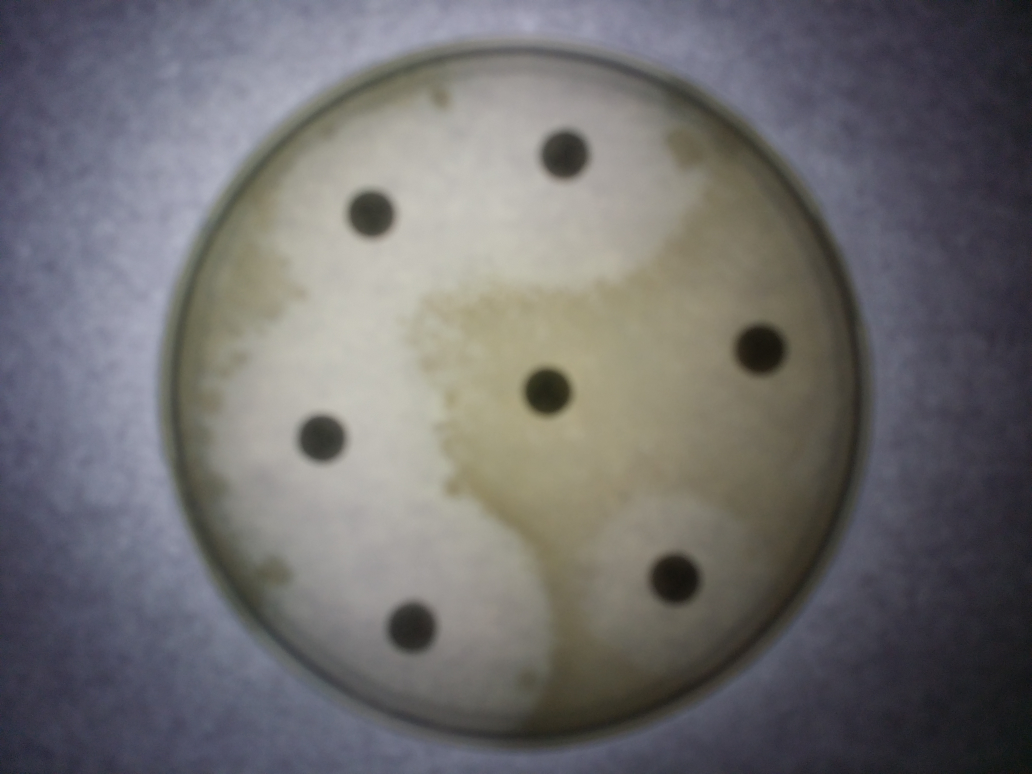
#> input picture test/data/IMG_20160523_095200.jpg, 4128 x 3096 px, found by its file name (shown at 1/4 size)
$ python gradient.py   (older library calls are emulated)
#> lines starting #> are read from the running program, lines starting #| are printed output that depends on the picture

import matplotlib
matplotlib.use('Qt5Agg')


import numpy as np
import cv2
from matplotlib import pyplot as plt


frame = cv2.resize(cv2.imread("IMG_20160523_095200.jpg"),(512,512))
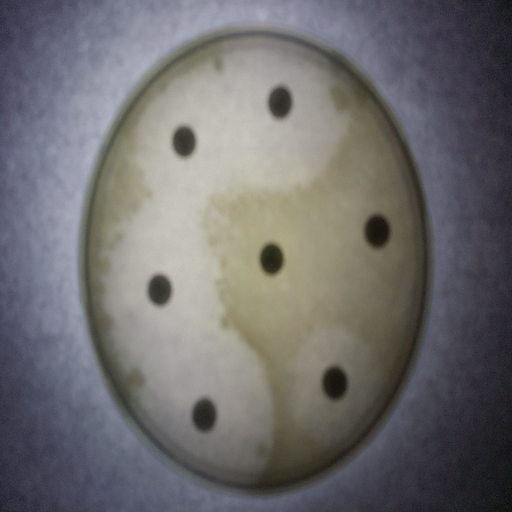
#> frame: shape (512, 512, 3); mean B, G, R 110.2, 109, 110.5

hsv = cv2.cvtColor(frame, cv2.COLOR_BGR2HSV)
#> hsv: shape (512, 512, 3); mean H, S, V 73.1, 37.8, 118.3

lower_red = np.array([30, 120, 50])
upper_red = np.array([255, 255, 180])

mask = cv2.inRange(hsv, lower_red, upper_red)
#> mask: shape (512, 512); every value is 0
res = cv2.bitwise_and(frame, frame, mask=mask)
#> res: shape (512, 512, 3); every value is 0

laplacian = cv2.Laplacian(frame, cv2.CV_64F)
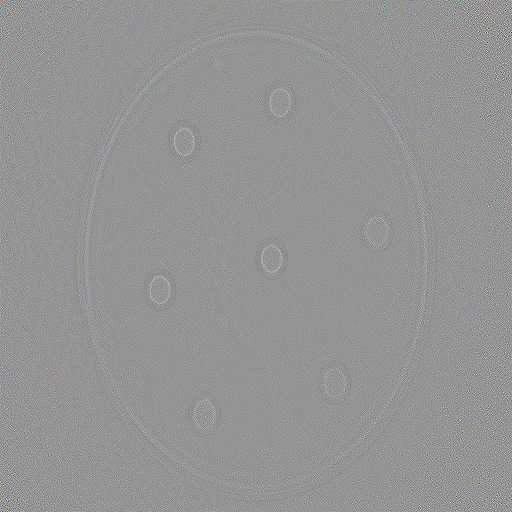
#> laplacian: shape (512, 512, 3) float64; mean B, G, R 0, 0, 0; drawn with min black and max white
sobelx = cv2.Sobel(frame, cv2.CV_64F, 1, 0, ksize=5)
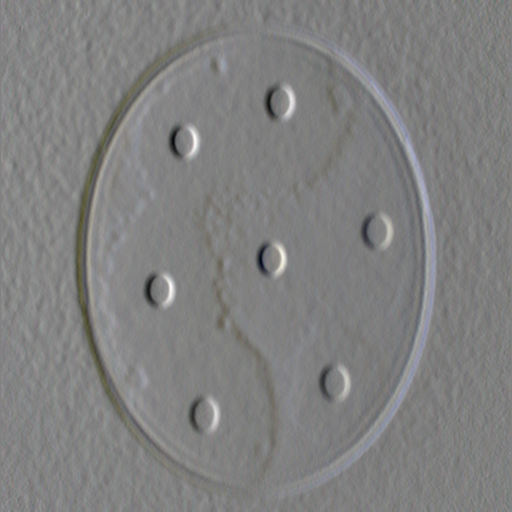
#> sobelx: shape (512, 512, 3) float64; mean B, G, R -11.9, -8.6, -8.2; drawn with min black and max white
sobely = cv2.Sobel(frame, cv2.CV_64F, 0, 1, ksize=5)
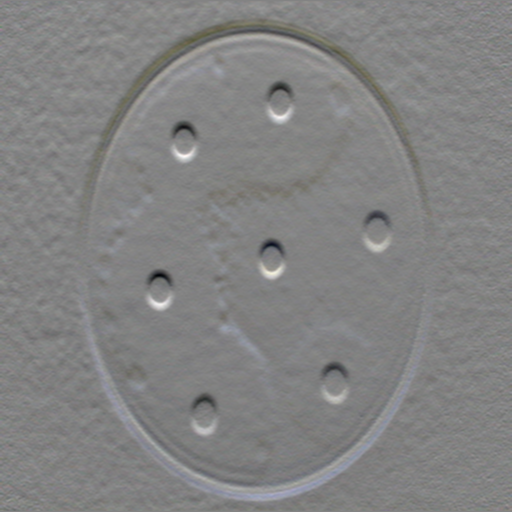
#> sobely: shape (512, 512, 3) float64; mean B, G, R -9.5, -8.2, -8.4; drawn with min black and max white

cv2.imshow('Original', frame)
cv2.imshow('Mask', mask)
cv2.imshow('laplacian', laplacian)
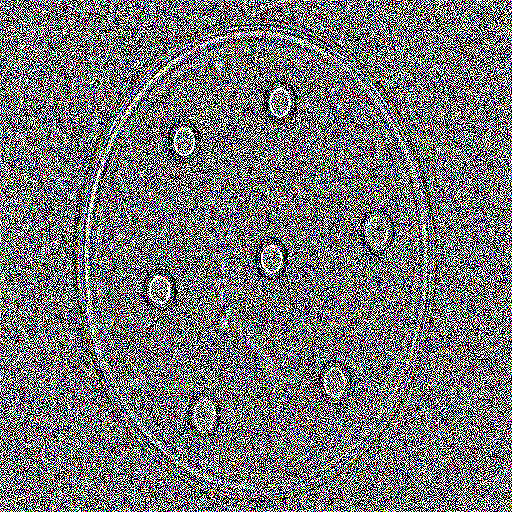
#> window 'laplacian': shape (512, 512, 3); mean B, G, R 117.1, 116.6, 116.9
cv2.imshow('sobelx', sobelx)
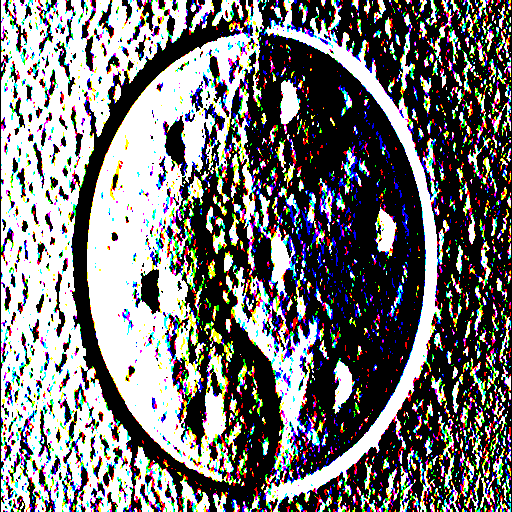
#> window 'sobelx': shape (512, 512, 3); mean B, G, R 116.8, 116.8, 117.4
cv2.imshow('sobely', sobely)
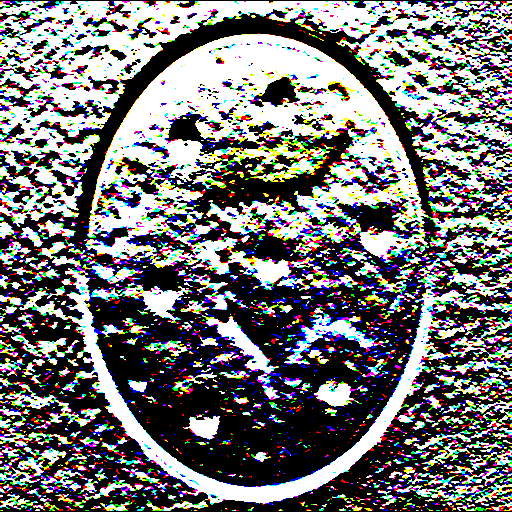
#> window 'sobely': shape (512, 512, 3); mean B, G, R 116.7, 116.2, 116.6

k = cv2.waitKey()
#> (key Esc is pressed here)
if k == 27:
    cv2.destroyAllWindows()

$ run again, with test/data/IMG_20160523_094304.jpg copied over test/data/IMG_20160523_095200.jpg
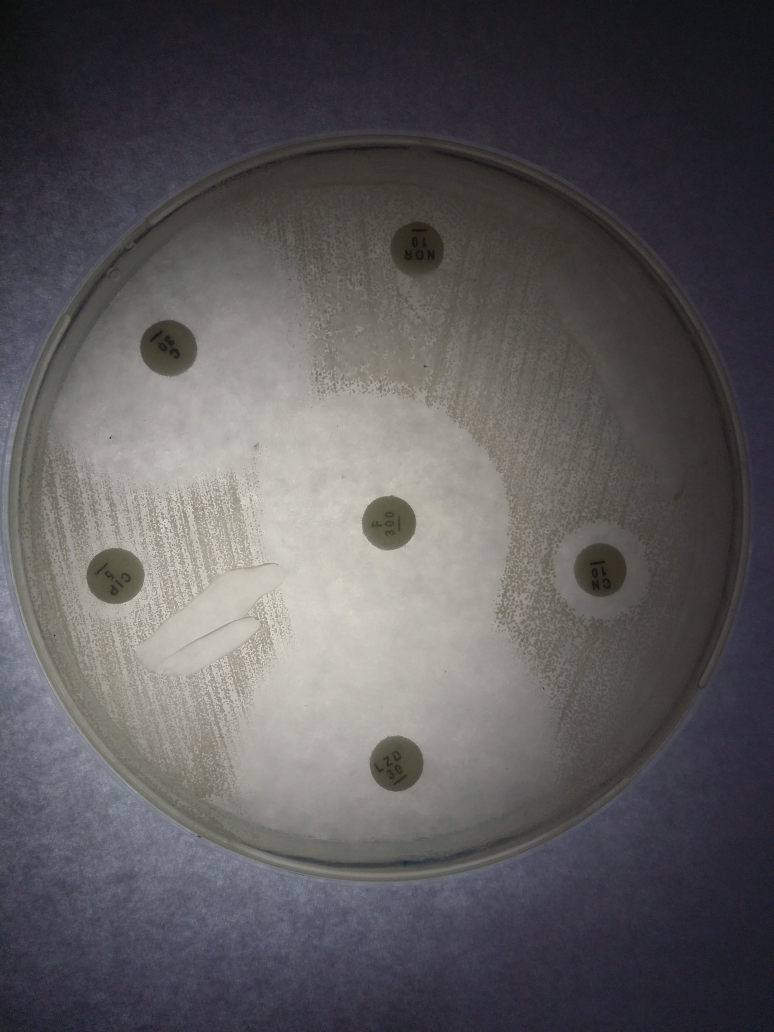
#> input picture test/data/IMG_20160523_094304.jpg, 3096 x 4128 px, found by its file name (shown at 1/4 size)
#> hsv: shape (512, 512, 3); mean H, S, V 68.8, 33.5, 95.3
#> mask: shape (512, 512); every value is 0
#> res: shape (512, 512, 3); every value is 0
#> `cv2.imshow('sobelx', sobelx)`:
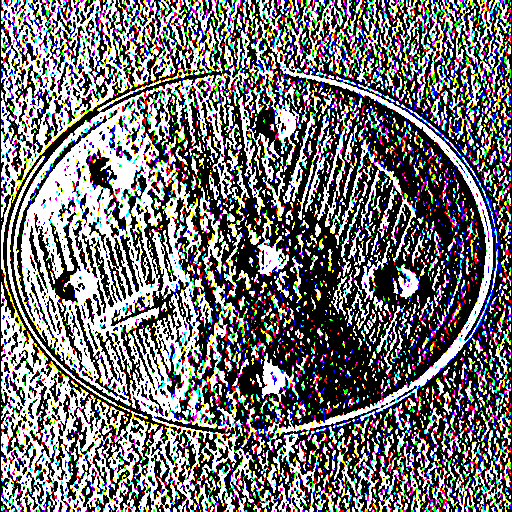
#> window 'sobelx': shape (512, 512, 3); mean B, G, R 114.9, 113.1, 114.8
#> `cv2.imshow('sobely', sobely)`:
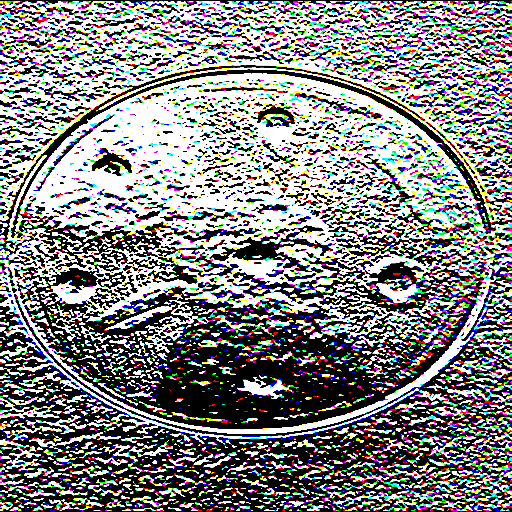
#> window 'sobely': shape (512, 512, 3); mean B, G, R 133, 132.6, 132.2
